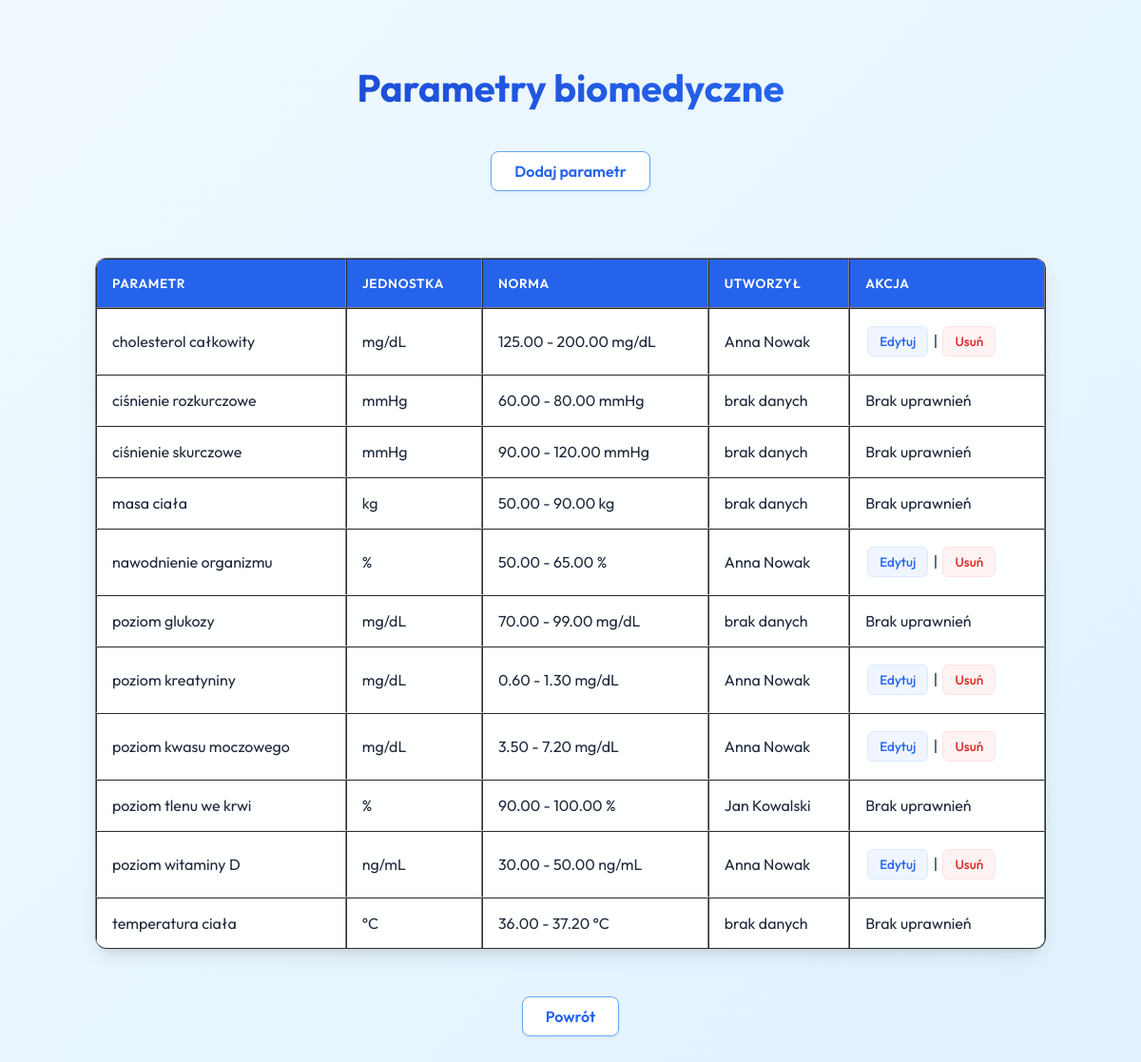
The app's page /parametry.php (signed in) with its own data.
### tables this page shows
CREATE TABLE `parametry` (
  `id` int(11) NOT NULL,
  `nazwa` varchar(100) NOT NULL,
  `jednostka_id` int(11) NOT NULL,
  `user_id` int(10) UNSIGNED DEFAULT NULL,
  `norma_min` decimal(10,2) DEFAULT NULL,
  `norma_max` decimal(10,2) DEFAULT NULL
);

CREATE TABLE `jednostki` (
  `id` int(11) NOT NULL,
  `nazwa` varchar(100) NOT NULL,
  `symbol` varchar(20) NOT NULL
);

CREATE TABLE `users` (
  `user_id` int(10) UNSIGNED NOT NULL,
  `user_fullname` varchar(128) NOT NULL,
  `user_email` varchar(128) NOT NULL,
  `user_passwordhash` varchar(225) NOT NULL
);

### parametry.php (the view, shortened to what this page needs)
<?php
$dbconn = mysqli_connect(
    $dbservername,
    $dbusername,
    $dbpassword,
    $dbname
);
$sql = "
SELECT
    parametry.id,
    parametry.user_id,
    parametry.nazwa,
    parametry.norma_min,
    parametry.norma_max,
    jednostki.symbol,
    users.user_fullname
FROM parametry
JOIN jednostki
ON parametry.jednostka_id = jednostki.id
LEFT JOIN users
ON parametry.user_id = users.user_id
ORDER BY parametry.nazwa ASC
";
$query = mysqli_query($dbconn, $sql);
?>
<!DOCTYPE html>
<html>
<head>
    <link rel="stylesheet" href="styl.css">
</head>
<body>
<h1>Parametry biomedyczne</h1>
<a href="dodaj_parametr.php">
    Dodaj parametr
</a>
<br><br>
<table border="1" cellpadding="10">
<tr>
    <th>Parametr</th>
    <th>Jednostka</th>
    <th>Norma</th>
    <th>Utworzył</th>
    <th>Akcja</th>
</tr>
<?php
while ($row = mysqli_fetch_assoc($query)) {
    echo "<tr>";
    echo "<td>" . $row["nazwa"] . "</td>";
    echo "<td>" . $row["symbol"] . "</td>";
    echo "<td>" . $row["norma_min"] . " - " . $row["norma_max"] . " " . $row["symbol"] . "</td>";
    echo "<td>" . ($row["user_fullname"] ? $row["user_fullname"] : "brak danych") . "</td>";
    echo "<td>";
    if ($row["user_id"] == $_SESSION["current_user"]) {
        echo "
        <a href='edytuj_parametr.php?id=".$row["id"]."'>
            Edytuj
        </a>
        |
        <a href='usun_parametr.php?id=".$row["id"]."'>
            Usuń
        </a>
        ";
    } else {
        echo "Brak uprawnień";
    }
    echo "</td>";
}
?>
</table>
<br><br>
<a href="index.php">Powrót</a>
</body>
</html>

### styl.css (style rules this page uses)
:root { --primary: #2563eb; --primary-dark: #1d4ed8; --primary-light: #60a5fa; --secondary: #0f172a; --bg-gradient: linear-gradient(135deg, #f0f9ff 0%, #e0f2fe 100%); --card-bg: rgba(255, 255, 255, 0.95); --text-main: #1e293b; --text-muted: #64748b; --shadow: 0 10px 25px -5px rgba(0, 0, 0, 0.1), 0 8px 10px -6px rgba(0, 0, 0, 0.1); --shadow-hover: 0 20px 25px -5px rgba(37, 99, 235, 0.25); --radius: 12px; }
* { box-sizing: border-box; transition: all 0.2s ease-in-out; }
body { font-family: 'Outfit', sans-serif; background: var(--bg-gradient); background-attachment: fixed; min-height: 100vh; margin: 0; padding: 40px; color: var(--text-main); display: flex; flex-direction: column; align-items: center; }
h1 { font-size: 2.5rem; font-weight: 700; color: var(--secondary); margin-bottom: 2rem; text-align: center; background: linear-gradient(to right, var(--primary-dark), var(--primary)); -webkit-background-clip: text; -webkit-text-fill-color: transparent; }
table { width: 100%; max-width: 1000px; border-collapse: separate; border-spacing: 0; background: var(--card-bg); border-radius: var(--radius); overflow: hidden; box-shadow: var(--shadow); margin-top: 20px; }
table th { background: var(--primary); color: white; padding: 16px; text-align: left; font-weight: 600; text-transform: uppercase; font-size: 0.85rem; letter-spacing: 0.05em; }
table td { padding: 16px; border-bottom: 1px solid #f1f5f9; }
table tr:last-child td { border-bottom: none; }
body>a, .btn { display: inline-block; padding: 10px 24px; background: white; color: var(--primary); text-decoration: none; border-radius: 8px; font-weight: 600; margin: 10px 5px; border: 1px solid var(--primary-light); box-shadow: 0 2px 4px rgba(0, 0, 0, 0.05); }
table td a { display: inline-block; padding: 6px 12px; margin: 2px; border-radius: 6px; font-size: 0.85rem; font-weight: 500; text-decoration: none; background: #eff6ff; color: var(--primary); border: 1px solid #dbeafe; }
table td a[href*="usun"] { color: #dc2626; background: #fef2f2; border-color: #fee2e2; }

### records on screen
parametry: nazwa "cholesterol całkowity", jednostka.symbol "mg/dL", norma_min "125.00", norma_max "200.00", user.user_fullname "Anna Nowak"
parametry: nazwa "ciśnienie rozkurczowe", jednostka.symbol "mmHg", norma_min "60.00", norma_max "80.00", shows "brak danych", shows "Brak uprawnień"
parametry: nazwa "ciśnienie skurczowe", jednostka.symbol "mmHg", norma_min "90.00", norma_max "120.00", shows "brak danych", shows "Brak uprawnień"
parametry: nazwa "masa ciała", jednostka.symbol "kg", norma_min "50.00", norma_max "90.00", shows "brak danych", shows "Brak uprawnień"
parametry: nazwa "nawodnienie organizmu", jednostka.symbol "%", norma_min "50.00", norma_max "65.00", user.user_fullname "Anna Nowak"
parametry: nazwa "poziom glukozy", jednostka.symbol "mg/dL", norma_min "70.00", norma_max "99.00", shows "brak danych", shows "Brak uprawnień"
parametry: nazwa "poziom kreatyniny", jednostka.symbol "mg/dL", norma_min "0.60", norma_max "1.30", user.user_fullname "Anna Nowak"
parametry: nazwa "poziom kwasu moczowego", jednostka.symbol "mg/dL", norma_min "3.50", norma_max "7.20", user.user_fullname "Anna Nowak"
parametry: nazwa "poziom tlenu we krwi", jednostka.symbol "%", norma_min "90.00", norma_max "100.00", user.user_fullname "Jan Kowalski", shows "Brak uprawnień"
parametry: nazwa "poziom witaminy D", jednostka.symbol "ng/mL", norma_min "30.00", norma_max "50.00", user.user_fullname "Anna Nowak"
parametry: nazwa "temperatura ciała", jednostka.symbol "°C", norma_min "36.00", norma_max "37.20", shows "brak danych", shows "Brak uprawnień"
